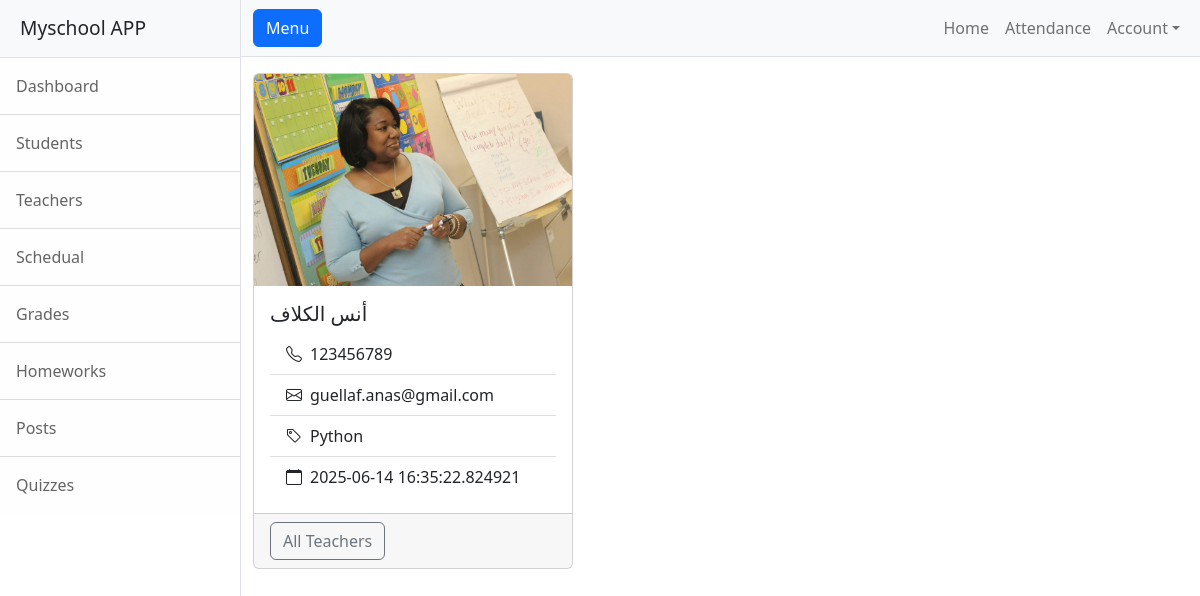
/teacher/1, run on an earlier commit of the app's database.
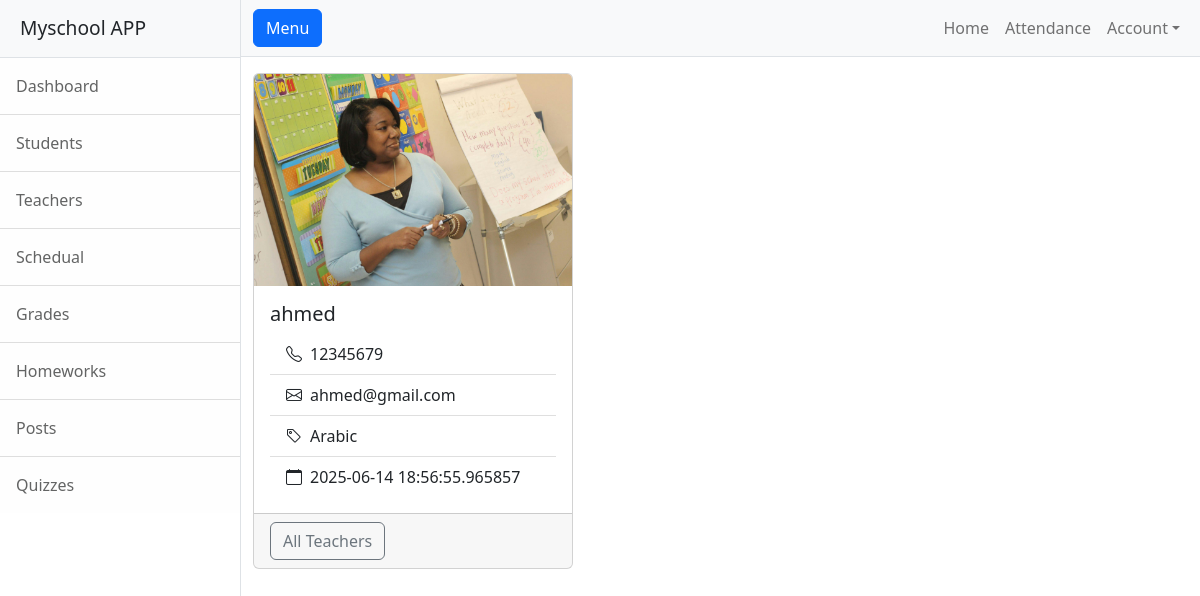
And on a later commit of the database.
### app.py (models this page shows)
class Teacher(db.Model):
    fullname = CharField()
    tel = CharField()
    email = CharField(unique=True)
    experience = IntegerField()
    subject = CharField()
    joining_date = DateTimeField(default=datetime.now, formats='%Y-%m-%d')
    class Meta:
        database = db

### app.py (the view)
@app.route('/teacher/<int:teacher_id>')
def teacher_info(teacher_id):
    teacher = Teacher.get_by_id(teacher_id)
    return render_template('teacher_view.html', teacher=teacher)

### templates/teacher_view.html (shortened to what this page needs)
{% extends "base.html" %}
{% block content %}
<div class="row">
    <div class="col">
            <div class="card" style="width: 20rem;">
                <img src="{{ url_for('static', filename='images/teacher_sample.jpg') }}" class="card-img-top" alt="{{ teacher.fullname }} profile picture">
                <div class="card-body">
                    <h5 class="card-title">{{ teacher.fullname }}</h5>
                     <ul class="list-group list-group-flush">
                            <li class="list-group-item">
                                <i class="bi bi-telephone me-2"></i>{{ teacher.tel }}
                            </li>
                            <li class="list-group-item">
                                <i class="bi bi-envelope me-2"></i>{{ teacher.email}}
                            </li>
                            <li class="list-group-item">
                                <i class="bi bi-tag me-2"></i>{{ teacher.subject }}
                            </li>
                             <li class="list-group-item">
                                <i class="bi bi-calendar me-2"></i>{{ teacher.joining_date }}
                            </li>
                    </ul>
                </div>
                <div class="card-footer">
                    <a href="{{ url_for('teachers_list') }}" class="btn btn-outline-secondary">All Teachers</a>
                </div>
                </div>
    </div>
</div>
{% endblock content %}

### templates/base.html (shortened to what this page needs)
<!DOCTYPE html>
<html lang="en">
    <head>
        <link href="{{ url_for('static', filename='css/styles.css') }}" rel="stylesheet" />
        <link rel="stylesheet" href="https://cdn.jsdelivr.net/npm/bootstrap-icons@1.11.3/font/bootstrap-icons.min.css">
    </head>
    <body>
        <div class="d-flex" id="wrapper">
            <div class="border-end bg-white" id="sidebar-wrapper">
                <div class="sidebar-heading border-bottom bg-light">Myschool APP</div>
                <div class="list-group list-group-flush">
                    <a class="list-group-item list-group-item-action list-group-item-light p-3" href="{{ url_for('home') }}">Dashboard</a>
                    <a class="list-group-item list-group-item-action list-group-item-light p-3" href="{{  url_for('student_list') }}">Students</a>
                    <a class="list-group-item list-group-item-action list-group-item-light p-3" href="{{  url_for('teachers_list') }}">Teachers</a>
                    <a class="list-group-item list-group-item-action list-group-item-light p-3" href="{{  url_for('schedual') }}">Schedual</a>
                    <a class="list-group-item list-group-item-action list-group-item-light p-3" href="#!">Grades</a>
                    <a class="list-group-item list-group-item-action list-group-item-light p-3" href="#!">Homeworks</a>
                    <a class="list-group-item list-group-item-action list-group-item-light p-3" href="#!">Posts</a>
                    <a class="list-group-item list-group-item-action list-group-item-light p-3" href="#!">Quizzes</a>
                </div>
            </div>
            <div id="page-content-wrapper">
                <nav class="navbar navbar-expand-lg navbar-light bg-light border-bottom">
                    <div class="container-fluid">
                        <button class="btn btn-primary" id="sidebarToggle">Menu</button>
                        <div class="collapse navbar-collapse" id="navbarSupportedContent">
                            <ul class="navbar-nav ms-auto mt-2 mt-lg-0">
                                <li class="nav-item active"><a class="nav-link" href="#!">Home</a></li>
                                <li class="nav-item"><a class="nav-link" href="#!">Attendance</a></li>
                                <li class="nav-item dropdown">
                                    <a class="nav-link dropdown-toggle" id="navbarDropdown" href="#" role="button" data-bs-toggle="dropdown" aria-haspopup="true" aria-expanded="false">Account</a>
                                </li>
                            </ul>
                        </div>
                    </div>
                </nav>
                <div class="container-fluid">
                    <div class="row p-2">
                    </div>
                    {% block content %}{% endblock content %}
                </div>
            </div>
        </div>
    </body>
</html>

What changed in the data, as far as the page shows it:
changed Teacher: fullname "أنس الكلاف" → "ahmed"; tel "123456789" → "12345679"; email "guellaf.anas@gmail.com" → "ahmed@gmail.com"; subject "Python" → "Arabic"; joining_date "2025-06-14 16:35:22.824921" → "2025-06-14 18:56:55.965857"
